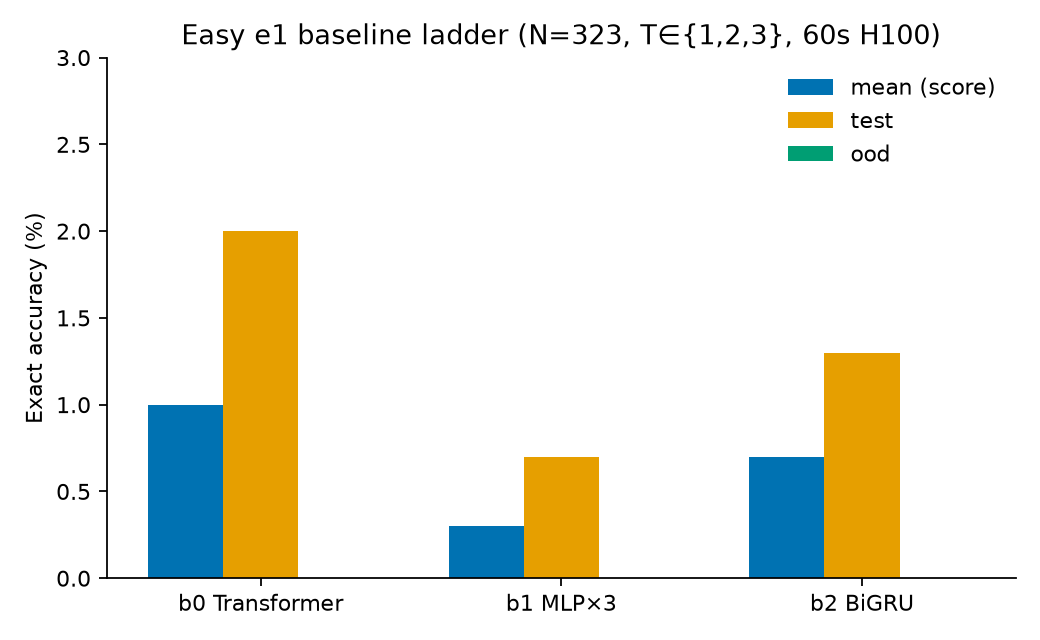

Here is the Python script that generated this plot:
"""Regenerate Easy e1 baseline ladder + train-curve figures from metrics JSONL."""
from __future__ import annotations

import json
from pathlib import Path

import matplotlib.pyplot as plt

ROOT = Path(__file__).resolve().parents[1]
METRICS = ROOT / "metrics"
FIGDIR = Path(__file__).resolve().parent

MODELS = {
    "b0 Transformer": "b0_e1.jsonl",
    "b1 MLP×3": "b1_e1.jsonl",
    "b2 BiGRU": "b2_e1.jsonl",
}
COLORS = ["#0072B2", "#E69F00", "#009E73"]


def load(name: str):
    rows = [json.loads(line) for line in (METRICS / name).read_text().splitlines() if line.strip()]
    train = [row for row in rows if row.get("type") == "train"]
    evaluation = {row["split"]: row for row in rows if row.get("type") == "evaluation"}
    summary = next(row for row in rows if row.get("type") == "summary")
    return train, evaluation, summary


def main() -> None:
    fig, ax = plt.subplots(figsize=(6.5, 4))
    labels, means, tests, oods = [], [], [], []
    for label, filename in MODELS.items():
        _, evaluation, summary = load(filename)
        labels.append(label)
        means.append(100 * summary["mean_exact_accuracy"])
        tests.append(100 * evaluation["test"]["exact_accuracy"])
        oods.append(100 * evaluation["ood"]["exact_accuracy"])

    xs = list(range(len(labels)))
    width = 0.25
    ax.bar([x - width for x in xs], means, width, label="mean (score)", color=COLORS[0])
    ax.bar(xs, tests, width, label="test", color=COLORS[1])
    ax.bar([x + width for x in xs], oods, width, label="ood", color=COLORS[2])
    ax.set_xticks(xs)
    ax.set_xticklabels(labels)
    ax.set_ylabel("Exact accuracy (%)")
    ax.set_ylim(0, max(means + tests + oods) * 1.25 + 0.5)
    ax.set_title("Easy e1 baseline ladder (N=323, T∈{1,2,3}, 60s H100)")
    ax.legend(frameon=False)
    ax.spines["top"].set_visible(False)
    ax.spines["right"].set_visible(False)
    fig.tight_layout()
    fig.savefig(FIGDIR / "fig_baseline_ladder_e1.png", dpi=160)
    plt.close(fig)

    fig, ax = plt.subplots(figsize=(6.5, 4))
    for (label, filename), color in zip(MODELS.items(), COLORS):
        train, _, summary = load(filename)
        ax.plot(
            [row["step"] for row in train],
            [100 * row["exact_accuracy"] for row in train],
            label=f"{label} ({summary['completed_steps']} steps)",
            color=color,
            lw=2,
        )
    ax.set_xlabel("Train step")
    ax.set_ylabel("Train exact accuracy (%)")
    ax.set_ylim(bottom=0)
    ax.set_title("Easy e1 train exact accuracy vs step")
    ax.legend(frameon=False)
    ax.spines["top"].set_visible(False)
    ax.spines["right"].set_visible(False)
    fig.tight_layout()
    fig.savefig(FIGDIR / "fig_baseline_train_curves_e1.png", dpi=160)
    plt.close(fig)


if __name__ == "__main__":
    main()
